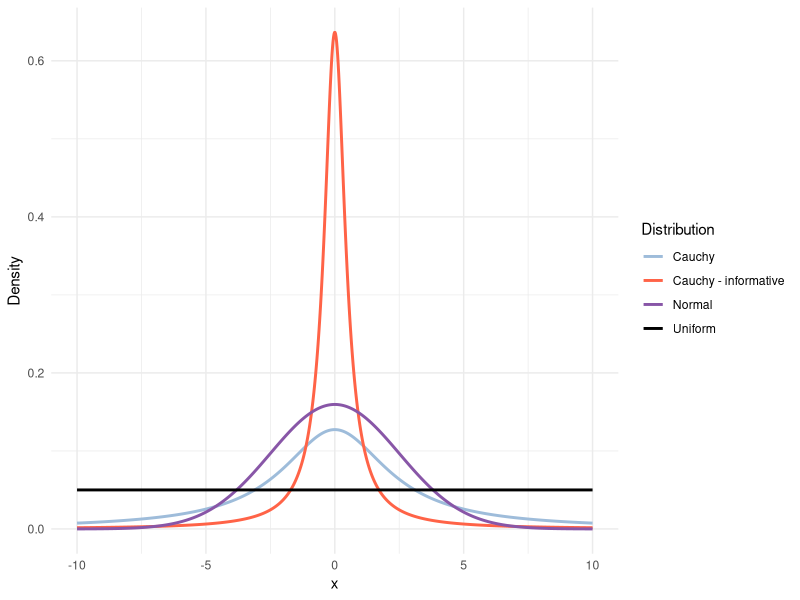

Source code (R):
# libraries --------------------------------------------------------------------
library(ggplot2)

# generate data ----------------------------------------------------------------
n <- 1000
x_max <- 10
x <- seq(-x_max, x_max, length.out = 1000)

df <- data.frame(x=numeric(), Density=numeric(), Distribution=character())
dist <- c("Normal", "Cauchy", "Cauchy - informative", "Uniform")

for (i in 1:n) {
  y_norm <- dnorm(x[i], mean = 0, sd = 2.5)
  y_cauchy <- dcauchy(x[i], location = 0, scale = 2.5)
  y_cauchy_i <- dcauchy(x[i], location = 0, scale = 0.5)
  y_uniform <- 1 / (2*x_max)
  df <- rbind(df, data.frame(x=x[i],
                             Density=c(y_norm, y_cauchy, y_cauchy_i, y_uniform),
                             Distribution=dist))
}

# plot -------------------------------------------------------------------------
ggplot(data=df, aes(x=x, y=Density, color=Distribution)) +
  geom_line(size=1) +
  theme_minimal() +
  scale_color_manual(values=c("#9ebcda", "tomato", "#8856a7", "black"))
